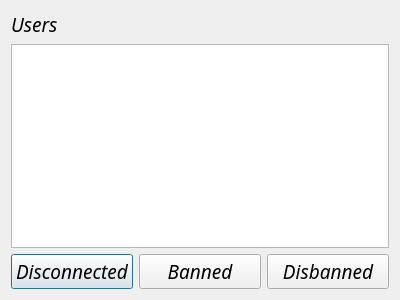
<?xml version="1.0" encoding="UTF-8"?>
<ui version="4.0">
 <class>ContactsWindow</class>
 <widget class="QDialog" name="ContactsWindow">
  <property name="geometry">
   <rect>
    <x>0</x>
    <y>0</y>
    <width>400</width>
    <height>300</height>
   </rect>
  </property>
  <property name="windowTitle">
   <string>Dialog</string>
  </property>
  <layout class="QVBoxLayout" name="verticalLayout">
   <item>
    <widget class="QLabel" name="label">
     <property name="font">
      <font>
       <family>GOST type A</family>
       <pointsize>14</pointsize>
       <italic>true</italic>
      </font>
     </property>
     <property name="text">
      <string>Users</string>
     </property>
    </widget>
   </item>
   <item>
    <widget class="QListWidget" name="usersList"/>
   </item>
   <item>
    <layout class="QHBoxLayout" name="horizontalLayout">
     <item>
      <widget class="QPushButton" name="disconnectButton">
       <property name="font">
        <font>
         <family>GOST type A</family>
         <pointsize>14</pointsize>
         <italic>true</italic>
        </font>
       </property>
       <property name="text">
        <string>Disconnected</string>
       </property>
      </widget>
     </item>
     <item>
      <widget class="QPushButton" name="banButton">
       <property name="font">
        <font>
         <family>GOST type A</family>
         <pointsize>14</pointsize>
         <italic>true</italic>
        </font>
       </property>
       <property name="text">
        <string>Banned</string>
       </property>
      </widget>
     </item>
     <item>
      <widget class="QPushButton" name="unbanButton">
       <property name="font">
        <font>
         <family>GOST type A</family>
         <pointsize>14</pointsize>
         <italic>true</italic>
        </font>
       </property>
       <property name="text">
        <string>Disbanned</string>
       </property>
      </widget>
     </item>
    </layout>
   </item>
  </layout>
 </widget>
 <resources/>
 <connections/>
</ui>
